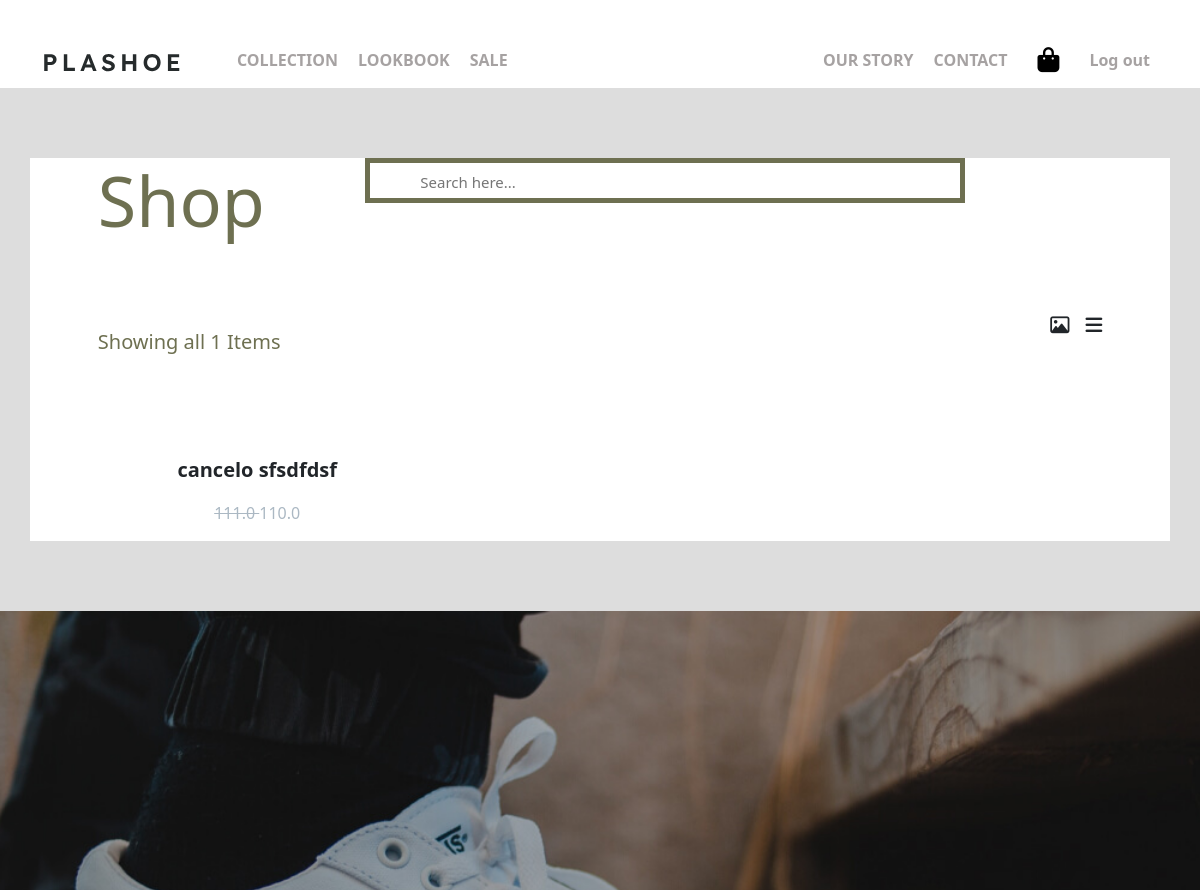
/Collection (signed in, upper part), run on an earlier commit of the app's database.
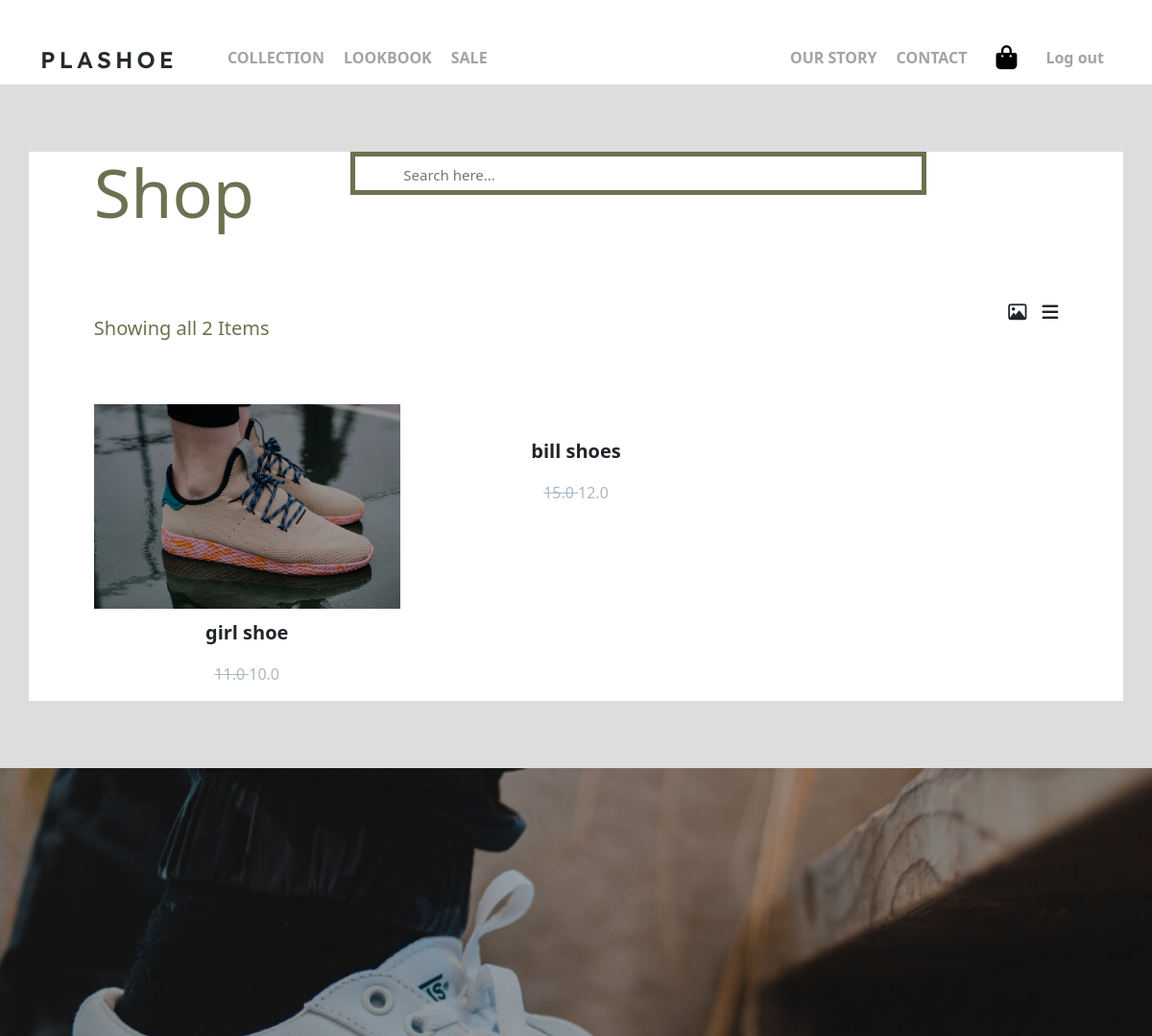
And on a later commit of the database.
### tables this page shows
CREATE TABLE products(
    product_id INTEGER PRIMARY KEY NOT NULL,
    product_name TEXT NOT NULL,
    image_path TEXT NOT NULL,
    price REAL NOT NULL,
    on_sale INTEGER NOT NULL,
    sale_price REAL
    );

### app.py (the view)
@app.route('/Collection')
def cart():
    if 'username' in session:
        products = []
        products = connection.execute(f"SELECT * FROM products").fetchall()
        productCount = len(products)
        return render_template("collection.html",Products=products,count = productCount)
    else:
        return redirect(url_for('Login'))

### templates/collection.html (shortened to what this page needs)
<!DOCTYPE html>
<html lang="en">
<head>
    <link rel="stylesheet" href="https://cdnjs.cloudflare.com/ajax/libs/animate.css/4.1.1/animate.min.css" />
    <link rel="stylesheet" href="https://cdnjs.cloudflare.com/ajax/libs/font-awesome/6.4.2/css/all.min.css">
    <link rel="stylesheet" href="../static/css/bootstrap.min.css">
    <link rel="stylesheet" href="../static/css/women.css">
</head>
<body>
    <header>
        <nav>
            <div class="nav-bar d-flex container mt-5">
                <div class="logo-nav">
                    <a href="./"><img src="img2/site-logo.svg" alt="this is photo"></a>
                </div>
                <div class="list-nav ms-4">
                    <ul class="d-flex">
                        <a href="./Collection">
                            <li>COLLECTION</li>
                        </a>
                        <a href="lookbook.html">
                            <li>LOOKBOOK</li>
                        </a>
                        <a href="sale.html">
                            <li>SALE</li>
                        </a>
                    </ul>
                </div>
                <div class="list2-nav">
                    <ul class="d-flex">
                        <a href="ourStory.html">
                            <li>OUR STORY</li>
                        </a>
                        <a href="contact.html">
                            <li>CONTACT</li>
                        </a>
                        <li><i class="fa-solid fa-bag-shopping "></i></li>
                        <li><a href="./Logout">Log out</a></li>
                    </ul>
                </div>
            </div>
        </nav>
    </header>
    <main>
        <section class="sec1 ">
            <div class="parent1 container">
                <div class="cnt">
                    <div class=" flexxing">
                        <div class="left-top-sec1">
                            <h1>Shop</h1>
                            <div class="d-flex">
                                <p>Showing all {{count}} Items</p>
                            </div>
                        </div>
                        <div class="search-box">
                            <input type="text" placeholder="Search here...">
                        </div>
                        <div class="right-top-sec1 d-flex">
                            <div class="d-flex icons-sec1 mt-2">
                                <i class="fa-regular fa-image me-3" id="cardShow"></i>
                                <i class="fa-solid fa-bars" id="discriptionCardShow"></i>
                            </div>
                        </div>
                    </div>
                    <div class="cards-sec5 row mt-5">
                    {% for product in Products %}
                        <div class="card-sec5 col-4 items card" >
                            <div class="img-card-sec5 img-card">
                                <img src={{"../static/img2/" + product.image_path}} alt="">
                            </div>
                            <div class="text-card-sec5">
                                <p class="p1-text-sec5">{{product.product_name}}</p>
                                <p class="p2-text-sec5"><del>{{product.price}} </del> {{product.sale_price}}</p>
                            </div>
                        </div>
                {% endfor %}
            </div>
            </div>
        </section>
        <section class="last-sec">
            <div class="last-parent d-flex justify-content-center align-items-center">
            </div>
        </section>
    </main>
</body>
</html>

### static/css/women.css (style rules this page uses)
a { text-decoration: none; color: inherit; transition: all .5s; }
li { list-style: none; margin-right: 20px; cursor: pointer; transition: all .5s; font-weight:600 ; }
img { width: 100%; }
.nav-bar { position: relative; color: #797272a9; }
.list2-nav { position:absolute; right: 0; }
.fa-bag-shopping { font-size: 25px; margin: 0 10px; color: black; }
.sec1 { height: 320%; background-color: #ddd; padding-top:70px ; padding-bottom:70px ; }
.parent1 { background-color: white; height: 100%; }
.left-top-sec1 h1 { color:#6e7051 ; font-size: 70px; margin-bottom: 75px; }
.cnt { width: 90%; margin: auto; }
.left-top-sec1 p { font-size: 20px; margin-top: 10px; color: #6e7051; }
.right-top-sec1 { margin-top: 150px; }
.flexxing { display:flex ; justify-content: space-between; }
.icons-sec1 { font-size: larger; cursor: pointer; }
.card-sec5 { text-align: center; }
.p1-text-sec5 { font-size: 20px; font-weight: bold; }
.text-card-sec5 { margin-top: 10px; }
.p2-text-sec5 { color: #abb8c3; }
.img-card-sec5 { position: relative; }
.last-sec { background-image: url(../img2/back-sec10.jpg); height: 90vh; background-repeat: no-repeat; background-position: center; background-size: cover; }
.last-parent { height: 100%; }
.search-box { position: relative; height: 45px; max-width: 600px; width: 100%; margin: 0 30px; border: 5px solid #6e7051; bottom: 60%; }
.search-box input { border: 1px solid var(--border-color); background-color: var(--panel-color); padding: 0 25px 0 50px; border-radius: 5px; height: 100%; width: 100%; color: var(--text-color); font-size: 15px; font-weight: 400; outline: none; }

What changed in the data, as far as the page shows it:
removed products: product_name "cancelo sfsdfdsf", price "111.0", sale_price "110.0"
added products: image_path (picture), product_name "girl shoe", price "11.0", sale_price "10.0"
added products: product_name "bill shoes", price "15.0", sale_price "12.0"
Also different on the page:
{{ count }}: "1" → "2"
